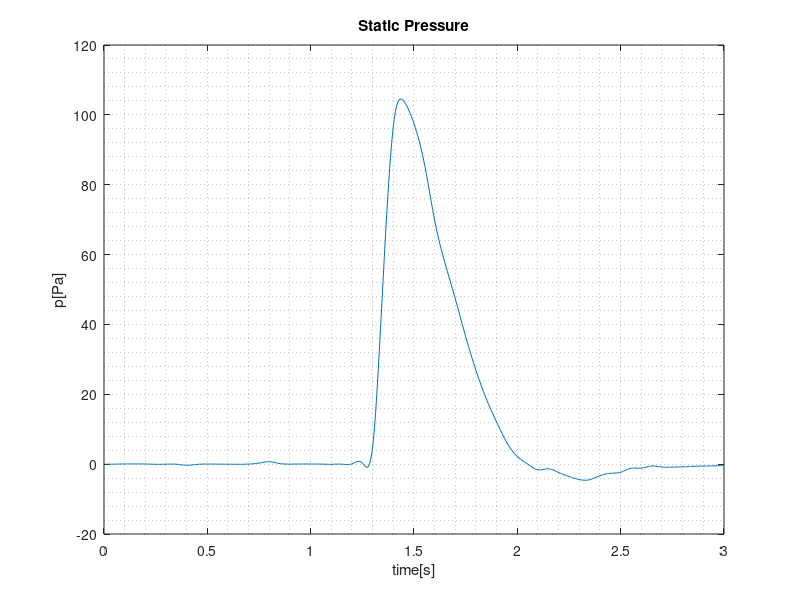

This chart was generated by the following MATLAB code:
M = csvread('rghPressure.csv');
x=M(2:end,1);
y=M(2:end,2);

%Obtener número de muestras
knum = max(size(x));
%Obtener rango abscisa
krange = x(knum)-x(1);
%Número de puntos para dibujar las funciones continuas (estimadas)
kpoints = 500;

% Obtener todos los puntos de referencia mediante interpolación lineal (resultado trapezoidal)
for h=1:kpoints;
  xx(h) = (krange)*h/kpoints+x(1); %Cada uno de los valores de abscisa para los que interpolar
  t(h) = interp1(x,y,xx(h),"spline");
end

%  tt = interp1(xx,t',xx,"pchip");
Data=[x,y];
for k = 2:size(Data,2)
    [maxd,idx] = max(Data(:,k));
    MaxCol(k,:) = [x(idx) maxd];
end
MaxCol = MaxCol(2:end,:)

plot(xx,t)%,'-+'
grid minor;
title("Static Pressure")
xlabel time[s];
ylabel p[Pa];
